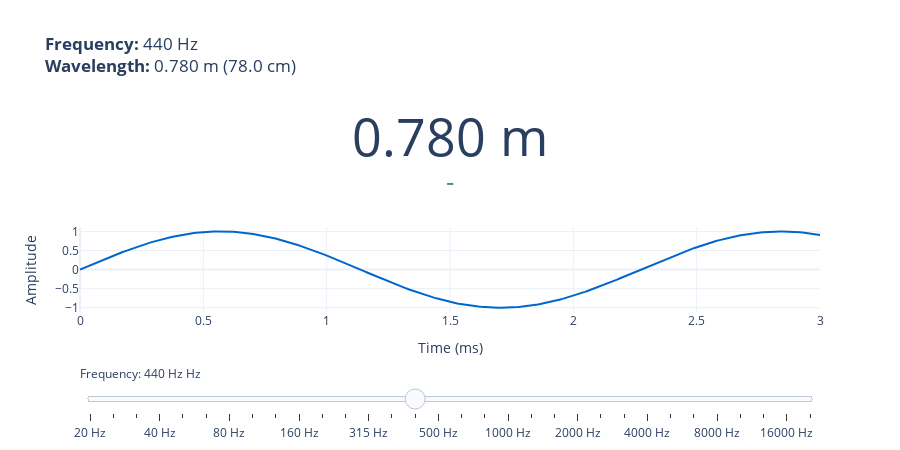

Notebook source saved alongside this figure:
### Markdown cell above
```{tip}
Use the calculator below to convert frequency to its corresponding wavelength in air: move the slider to select different frequencies and see the wavelength changing.
```

### Code cell
import plotly.graph_objects as go
import numpy as np

# Create frequency range
freq_values = [
    20, 25, 31.5, 40, 50, 63, 80, 100, 125, 160, 200, 250, 315, 400, 440, 500, 630,
    800, 1000, 1250, 1600, 2000, 2500, 3150, 4000, 5000, 6300, 8000, 10000, 12500,
    16000, 20000
]
c_air = 343  # Speed of sound in air (m/s)

# Create figure with slider
fig = go.Figure()

# Add initial trace for 440 Hz
initial_freq = 440
initial_wl = c_air / initial_freq

fig.add_trace(go.Indicator(
    mode="number+delta",
    value=initial_wl,
    # title={'text': f"Wavelength at {initial_freq} Hz"},
    domain={'x': [0, 1], 'y': [0.5, 1]},
    number={'suffix': " m", 'valueformat': ".3f"},
))

# Add waveform visualization
fig.add_trace(go.Scatter(
    x=np.linspace(0, 3, 300),
    y=np.sin(2 * np.pi * initial_freq / 1000 * np.linspace(0, 3, 300)),
    mode='lines',
    line=dict(color='#0066cc', width=2),
    name='Waveform',
    yaxis='y2'
))

# Create slider steps
steps = []
for freq in freq_values:
    wl = c_air / freq
    wl_cm = wl * 100
    
    step = dict(
        method="update",
        args=[
            {"y": [None, np.sin(2 * np.pi * freq / 1000 * np.linspace(0, 3, 300))],
             "value": [wl]},
            {"title.text": f"<b>Frequency:</b> {freq} Hz<br><b>Wavelength:</b> {wl:.3f} m ({wl_cm:.1f} cm)"}
        ],
        label=f"{freq} Hz"
    )
    steps.append(step)

sliders = [dict(
    active=freq_values.index(initial_freq),
    currentvalue={"prefix": "Frequency: ", "suffix": " Hz"},
    pad={"t": 50},
    steps=steps
)]

fig.update_layout(
    sliders=sliders,
    title=f"<b>Frequency:</b> {initial_freq} Hz<br><b>Wavelength:</b> {initial_wl:.3f} m ({initial_wl*100:.1f} cm)",
    height=450,
    template='plotly_white',
    yaxis2=dict(
        domain=[0, 0.4],
        title='Amplitude',
        showgrid=True
    ),
    xaxis=dict(
        domain=[0, 1],
        title='Time (ms)',
        showgrid=True
    )
)

fig.show()

### Figure 1 — Plotly figure (JSON) as saved in the notebook; plotly's stock layout.template omitted (floating-point values rounded to 4 significant figures; data arrays with more than 128 entries replaced by an {"elided": "..."} marker saying what was removed)
{"data": [{"domain": {"x": [0, 1], "y": [0.5, 1]}, "mode": "number+delta", "number": {"suffix": " m", "valueformat": ".3f"}, "type": "indicator", "value": 0.7795}, {"line": {"color": "#0066cc", "width": 2}, "mode": "lines", "name": "Waveform", "type": "scatter", "x": {"elided": "300 float values"}, "y": {"elided": "300 float values"}, "yaxis": "y2"}], "layout": {"height": 450, "sliders": [{"active": 14, "currentvalue": {"prefix": "Frequency: ", "suffix": " Hz"}, "pad": {"t": 50}, "steps": [{"args": [{"value": [17.15], "y": {"elided": "2 rows, 300 float values in total"}}, {"title.text": "<b>Frequency:</b> 20 Hz<br><b>Wavelength:</b> 17.150 m (1715.0 cm)"}], "label": "20 Hz", "method": "update"}, {"args": [{"value": [13.72], "y": {"elided": "2 rows, 300 float values in total"}}, {"title.text": "<b>Frequency:</b> 25 Hz<br><b>Wavelength:</b> 13.720 m (1372.0 cm)"}], "label": "25 Hz", "method": "update"}, {"args": [{"value": [10.89], "y": {"elided": "2 rows, 300 float values in total"}}, {"title.text": "<b>Frequency:</b> 31.5 Hz<br><b>Wavelength:</b> 10.889 m (1088.9 cm)"}], "label": "31.5 Hz", "method": "update"}, {"args": [{"value": [8.575], "y": {"elided": "2 rows, 300 float values in total"}}, {"title.text": "<b>Frequency:</b> 40 Hz<br><b>Wavelength:</b> 8.575 m (857.5 cm)"}], "label": "40 Hz", "method": "update"}, {"args": [{"value": [6.86], "y": {"elided": "2 rows, 300 float values in total"}}, {"title.text": "<b>Frequency:</b> 50 Hz<br><b>Wavelength:</b> 6.860 m (686.0 cm)"}], "label": "50 Hz", "method": "update"}, {"args": [{"value": [5.444], "y": {"elided": "2 rows, 300 float values in total"}}, {"title.text": "<b>Frequency:</b> 63 Hz<br><b>Wavelength:</b> 5.444 m (544.4 cm)"}], "label": "63 Hz", "method": "update"}, {"args": [{"value": [4.287], "y": {"elided": "2 rows, 300 float values in total"}}, {"title.text": "<b>Frequency:</b> 80 Hz<br><b>Wavelength:</b> 4.287 m (428.7 cm)"}], "label": "80 Hz", "method": "update"}, {"args": [{"value": [3.43], "y": {"elided": "2 rows, 300 float values in total"}}, {"title.text": "<b>Frequency:</b> 100 Hz<br><b>Wavelength:</b> 3.430 m (343.0 cm)"}], "label": "100 Hz", "method": "update"}, {"args": [{"value": [2.744], "y": {"elided": "2 rows, 300 float values in total"}}, {"title.text": "<b>Frequency:</b> 125 Hz<br><b>Wavelength:</b> 2.744 m (274.4 cm)"}], "label": "125 Hz", "method": "update"}, {"args": [{"value": [2.144], "y": {"elided": "2 rows, 300 float values in total"}}, {"title.text": "<b>Frequency:</b> 160 Hz<br><b>Wavelength:</b> 2.144 m (214.4 cm)"}], "label": "160 Hz", "method": "update"}, {"args": [{"value": [1.715], "y": {"elided": "2 rows, 300 float values in total"}}, {"title.text": "<b>Frequency:</b> 200 Hz<br><b>Wavelength:</b> 1.715 m (171.5 cm)"}], "label": "200 Hz", "method": "update"}, {"args": [{"value": [1.372], "y": {"elided": "2 rows, 300 float values in total"}}, {"title.text": "<b>Frequency:</b> 250 Hz<br><b>Wavelength:</b> 1.372 m (137.2 cm)"}], "label": "250 Hz", "method": "update"}, {"args": [{"value": [1.089], "y": {"elided": "2 rows, 300 float values in total"}}, {"title.text": "<b>Frequency:</b> 315 Hz<br><b>Wavelength:</b> 1.089 m (108.9 cm)"}], "label": "315 Hz", "method": "update"}, {"args": [{"value": [0.8575], "y": {"elided": "2 rows, 300 float values in total"}}, {"title.text": "<b>Frequency:</b> 400 Hz<br><b>Wavelength:</b> 0.858 m (85.8 cm)"}], "label": "400 Hz", "method": "update"}, {"args": [{"value": [0.7795], "y": {"elided": "2 rows, 300 float values in total"}}, {"title.text": "<b>Frequency:</b> 440 Hz<br><b>Wavelength:</b> 0.780 m (78.0 cm)"}], "label": "440 Hz", "method": "update"}, {"args": [{"value": [0.686], "y": {"elided": "2 rows, 300 float values in total"}}, {"title.text": "<b>Frequency:</b> 500 Hz<br><b>Wavelength:</b> 0.686 m (68.6 cm)"}], "label": "500 Hz", "method": "update"}, {"args": [{"value": [0.5444], "y": {"elided": "2 rows, 300 float values in total"}}, {"title.text": "<b>Frequency:</b> 630 Hz<br><b>Wavelength:</b> 0.544 m (54.4 cm)"}], "label": "630 Hz", "method": "update"}, {"args": [{"value": [0.4288], "y": {"elided": "2 rows, 300 float values in total"}}, {"title.text": "<b>Frequency:</b> 800 Hz<br><b>Wavelength:</b> 0.429 m (42.9 cm)"}], "label": "800 Hz", "method": "update"}, {"args": [{"value": [0.343], "y": {"elided": "2 rows, 300 float values in total"}}, {"title.text": "<b>Frequency:</b> 1000 Hz<br><b>Wavelength:</b> 0.343 m (34.3 cm)"}], "label": "1000 Hz", "method": "update"}, {"args": [{"value": [0.2744], "y": {"elided": "2 rows, 300 float values in total"}}, {"title.text": "<b>Frequency:</b> 1250 Hz<br><b>Wavelength:</b> 0.274 m (27.4 cm)"}], "label": "1250 Hz", "method": "update"}, {"args": [{"value": [0.2144], "y": {"elided": "2 rows, 300 float values in total"}}, {"title.text": "<b>Frequency:</b> 1600 Hz<br><b>Wavelength:</b> 0.214 m (21.4 cm)"}], "label": "1600 Hz", "method": "update"}, {"args": [{"value": [0.1715], "y": {"elided": "2 rows, 300 float values in total"}}, {"title.text": "<b>Frequency:</b> 2000 Hz<br><b>Wavelength:</b> 0.172 m (17.2 cm)"}], "label": "2000 Hz", "method": "update"}, {"args": [{"value": [0.1372], "y": {"elided": "2 rows, 300 float values in total"}}, {"title.text": "<b>Frequency:</b> 2500 Hz<br><b>Wavelength:</b> 0.137 m (13.7 cm)"}], "label": "2500 Hz", "method": "update"}, {"args": [{"value": [0.1089], "y": {"elided": "2 rows, 300 float values in total"}}, {"title.text": "<b>Frequency:</b> 3150 Hz<br><b>Wavelength:</b> 0.109 m (10.9 cm)"}], "label": "3150 Hz", "method": "update"}, {"args": [{"value": [0.08575], "y": {"elided": "2 rows, 300 float values in total"}}, {"title.text": "<b>Frequency:</b> 4000 Hz<br><b>Wavelength:</b> 0.086 m (8.6 cm)"}], "label": "4000 Hz", "method": "update"}, {"args": [{"value": [0.0686], "y": {"elided": "2 rows, 300 float values in total"}}, {"title.text": "<b>Frequency:</b> 5000 Hz<br><b>Wavelength:</b> 0.069 m (6.9 cm)"}], "label": "5000 Hz", "method": "update"}, {"args": [{"value": [0.05444], "y": {"elided": "2 rows, 300 float values in total"}}, {"title.text": "<b>Frequency:</b> 6300 Hz<br><b>Wavelength:</b> 0.054 m (5.4 cm)"}], "label": "6300 Hz", "method": "update"}, {"args": [{"value": [0.04288], "y": {"elided": "2 rows, 300 float values in total"}}, {"title.text": "<b>Frequency:</b> 8000 Hz<br><b>Wavelength:</b> 0.043 m (4.3 cm)"}], "label": "8000 Hz", "method": "update"}, {"args": [{"value": [0.0343], "y": {"elided": "2 rows, 300 float values in total"}}, {"title.text": "<b>Frequency:</b> 10000 Hz<br><b>Wavelength:</b> 0.034 m (3.4 cm)"}], "label": "10000 Hz", "method": "update"}, {"args": [{"value": [0.02744], "y": {"elided": "2 rows, 300 float values in total"}}, {"title.text": "<b>Frequency:</b> 12500 Hz<br><b>Wavelength:</b> 0.027 m (2.7 cm)"}], "label": "12500 Hz", "method": "update"}, {"args": [{"value": [0.02144], "y": {"elided": "2 rows, 300 float values in total"}}, {"title.text": "<b>Frequency:</b> 16000 Hz<br><b>Wavelength:</b> 0.021 m (2.1 cm)"}], "label": "16000 Hz", "method": "update"}, {"args": [{"value": [0.01715], "y": {"elided": "2 rows, 300 float values in total"}}, {"title.text": "<b>Frequency:</b> 20000 Hz<br><b>Wavelength:</b> 0.017 m (1.7 cm)"}], "label": "20000 Hz", "method": "update"}]}], "title": {"text": "<b>Frequency:</b> 440 Hz<br><b>Wavelength:</b> 0.780 m (78.0 cm)"}, "xaxis": {"domain": [0, 1], "showgrid": true, "title": {"text": "Time (ms)"}}, "yaxis2": {"domain": [0, 0.4], "showgrid": true, "title": {"text": "Amplitude"}}}}
